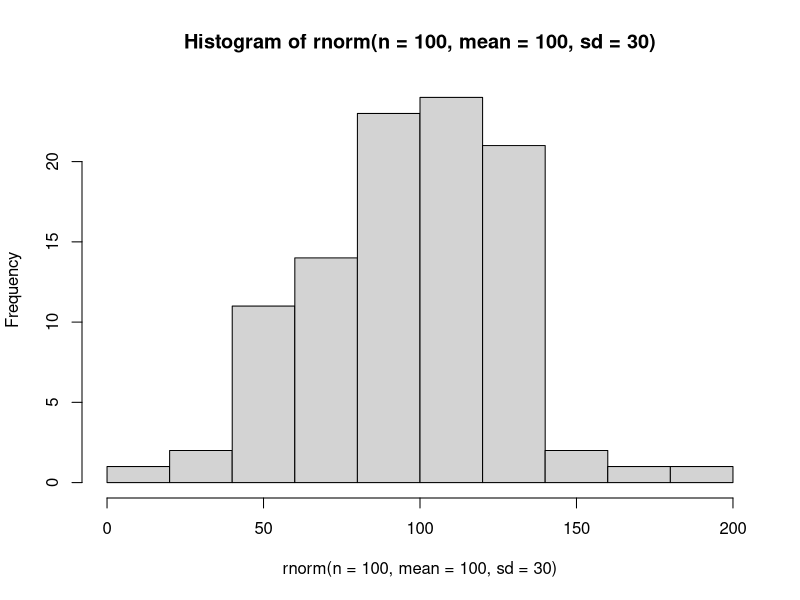

Generate this figure with R: (Note: this script raises an error after producing the figure.)
##### Vectors, Matrices, Data Frames, and Lists
##### 17 January 2023
##### MFH

#### Vectors (continues)
#### Properties

## Coercion

### All atomic vectors are of the same data type
### If you use c() to assemble different types, R coerces them
### logical -> integer -> double -> character
### coerces to lowest form of input data

a <- c(2,2.1) # coerces to doubles

b <- c("purple", "green")
typeof(b)

d <- c(a,b) # coerces to characters
typeof(d)

### comparison operators yeild a logical result
a <- runif(10)
print(a)

a > 0.5 # conditional statement

### how many elements in the vector are > 0.5
sum(a > 0.5)
mean(a > 0.5) # what proportion of vector are greater than 0.5


#### Vectorization
## add a constant to a vector

z <- c(10, 20, 30)
z + 1

## what happens when vectors are added together?
y <- c(1, 2, 3)

z + y # results in an "element by element" operation on the vector

z^2 # works for most operations

## Recycling
# what if vector lengths are not equal?

z
x <- c(1,2)
z + x # once one vector ends, it restarts from the start
# results in a warning but thats fine

#### Simulating data: runif and rnorm()

runif(n = 5, min = 5, max = 10) # n is sample size, can adjust min and max

set.seed(123) # specifies a specific randomness
runif(n = 5, min = 5, max = 10) # think minecraft seed

## rnorm: random normal values with mean 0 and sd 1
randomNormalNumbers <- rnorm(100) # pos or neg random values
mean(randomNormalNumbers) #hist function shows distribution
# normal distribution (bell curve)

rnorm(n=100, mean = 100, sd=30)
hist(rnorm(n=100, mean = 100, sd=30))


##### Matrix data structure
### 2 dimensional
### homogenous data type

# matrix is an atomic vector organized into rows and columns
my_vec <- 1:12

m <- matrix(data = my_vec, nrow = 4)
m

m <- matrix(data = my_vec, ncol = 3)
m

m <- matrix(data = my_vec, nrow = 4, byrow = T)
m

#### Lists
## are atomic vectors BUT each element can hold different data types (and different sizes)

myList <- list(1:10, matrix(1:8, nrow = 4, byrow = T), letters[1:3], pi)
class(myList)
str(myList)

### subsetting lists
## using [] gives a single item BUT not the elements
myList[4]
myList[4] - 3 # single bracket gives you only elemets in slot which is always type list

# to grab object itself, use [[]]
myList[[4]] # now we access contents

myList[[4]] - 3

myList[[2]][4,1] ## 2 dim subsetting, first number is row index, second is column. [4,1] gives 4th row, first column

c(myList[[1]], myList[[2]]) # to obtain multiple elements within list

### Name list items when they are created
myList2 <- list(Tester = F, littleM = matrix(1:9, nrow = 3))
myList2$Tester # $ accesses named elements

myList2$littleM[2,3] # extracts second row, third column of littleM

myList2$littleM[2, ] # leave blank to get all elements

myList2$littleM[2] # gives second element

### unlist to string everything back to vector
unRolled <- unlist(myList2)
unRolled

data(iris)
head(iris)
plot(Sepal.Length ~ Petal.Length, data = iris)
model <- lm(Sepal.Length ~ Petal.Length, data = iris)
results <- summary(model)

str(results)
results$coefficients

results$coefficients[2,4] # use [] to extract Petal.length pvalue

unlist(results)$coefficients8 # different way: use unlist

### Data frames
## (list of) equal-lengthed vectors, each of which is a column

varA <- 1:12
varB <- rep(c("Con", "LowN", "HighN"), each = 4)
varC <- runif(12)

dFrame <- data.frame(varA, varB, varC, stringsAsFactors = FALSE)
dFrame

# add another row
newData <- list(varA = 13, varB = "HighN", varC = 0.668)

# use rbind()
dFrame <- rbind(dFrame, newData)
dFrame

### why cant we use c?
newData2 <- c(14, "HighN", 0.668) # because c coerces all the data to characters which is bad news for data.  Make list first

### add a column
newVar <- runif(13)

# use cbind() function to add column
dFrame <- cbind(dFrame, newVar)
head(dFrame)

### Data frames vs Matrices
zMat <- matrix(data = 1:30, ncol = 3, byrow = T)
zDframe <- as.data.frame(zMat)

# they are layed out the same
zMat[3,3]
zDframe[3,3]

zMat[,3]
zDframe[,3]
zDframe$V3

zMat[3]
zDframe[3] # different! whole third column is given here

##### Eliminating NAs
#complete.cases() function
zD <- c(NA, rnorm(10), NA, rnorm(3))
complete.cases(zD) # gives logical output

# clean out NAs
zD[complete.cases(zD)]
which(!complete.cases(zD))
which(is.na(zD))

# use with matrix
m <- matrix(1:20, nrow = 5)
m[1,1] <- NA
m[5,4] <- NA
complete.cases(m) #gives T?F as to whether whole row is 'complete' (no NAs)
m[complete.cases(m),]

## get complete cases for only certain rows
m[complete.cases(m[,c(1:2)]),]






